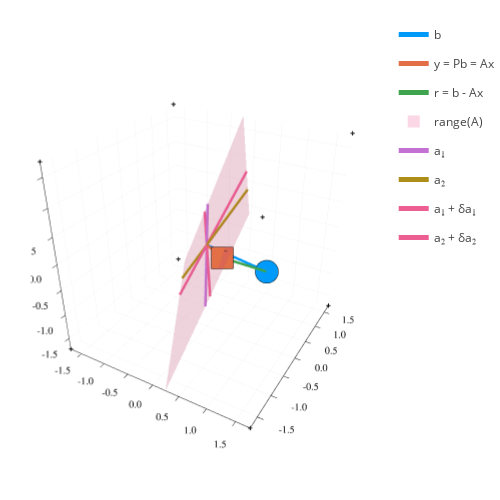

The cell this chart's notebook holds for it:
### Code cell
A = randn(3,2); b = randn(3)
p = plot_ls_diagram(A, b)
y = A*(A \ b)
scale = maximum(abs.([b y]))
plot!(p, size=(500,500))
θ = 0.2
Ã = A * [[cos(θ), sin(θ)] [-sin(θ), cos(θ)]]
ã₁ = Ã[:,1]
a1max = maximum(abs.(ã₁))
ã₁ .*= 1.1 * scale / a1max
ã₂ = Ã[:,2]
a2max = maximum(abs.(ã₂))
ã₂ .*= 1.1 * scale / a2max
plot!(p,[-ã₁[1], ã₁[1]]
    , [-ã₁[2], ã₁[2]]
    , [-ã₁[3], ã₁[3]]
    , l=5
    , c=7
    , label="a₁ + δa₁"
    )
plot!(p,[-ã₂[1], ã₂[1]]
    , [-ã₂[2], ã₂[2]]
    , [-ã₂[3], ã₂[3]]
    , l=5
    , c=7
    , label="a₂ + δa₂"
    )

### Figure 1 — Plotly figure (JSON) as saved in the notebook; plotly's stock layout.template omitted (floating-point values rounded to 4 significant figures)
{"data": [{"colorbar": {"title": ""}, "hoverinfo": "text", "legendgroup": "b", "line": {"color": "rgba(0, 154, 250, 1.000)", "dash": "solid", "shape": "linear", "width": 5}, "mode": "lines", "name": "b", "scene": "scene", "showlegend": true, "text": ["b:<br>+1.59<br>-1.14<br>+0.61", "b:<br>+1.59<br>-1.14<br>+0.61"], "type": "scatter3d", "x": [0, 1.585], "xaxis": "x", "y": [0, -1.137], "yaxis": "y", "z": [0, 0.6111], "zaxis": "z", "zmax": null, "zmin": null}, {"colorbar": {"title": ""}, "legendgroup": "", "line": {"color": "rgba(0, 154, 250, 1.000)", "dash": "solid", "shape": "linear", "width": 5}, "marker": {"color": "rgba(0, 154, 250, 1.000)", "line": {"color": "rgba(0, 0, 0, 1.000)", "width": 1}, "size": 8, "symbol": "octagon"}, "mode": "lines+markers", "name": "", "scene": "scene", "showlegend": false, "type": "scatter3d", "x": [1.585], "xaxis": "x", "y": [-1.137], "yaxis": "y", "z": [0.6111], "zaxis": "z", "zmax": null, "zmin": null}, {"colorbar": {"title": ""}, "legendgroup": "", "marker": {"color": "rgba(62, 164, 78, 1.000)", "line": {"color": "rgba(0, 0, 0, 1.000)", "width": 1}, "size": 2, "symbol": "cross"}, "mode": "markers", "name": "", "scene": "scene", "showlegend": false, "type": "scatter3d", "x": [-1.744, 1.744, -1.744, 1.744, -1.744, 1.744, -1.744, 1.744], "xaxis": "x", "y": [-1.744, -1.744, 1.744, 1.744, -1.744, -1.744, 1.744, 1.744], "yaxis": "y", "z": [-1.744, -1.744, -1.744, -1.744, 1.744, 1.744, 1.744, 1.744], "zaxis": "z", "zmax": null, "zmin": null}, {"colorbar": {"title": ""}, "hoverinfo": "text", "legendgroup": "y = Pb = Ax", "line": {"color": "rgba(227, 111, 71, 1.000)", "dash": "solid", "shape": "linear", "width": 5}, "mode": "lines", "name": "y = Pb = Ax", "scene": "scene", "showlegend": true, "text": ["x:<br>+0.83<br>+0.96<br>y:<br>+1.05<br>-1.42<br>+0.81", "x:<br>+0.83<br>+0.96<br>y:<br>+1.05<br>-1.42<br>+0.81"], "type": "scatter3d", "x": [0, 1.051], "xaxis": "x", "y": [0, -1.417], "yaxis": "y", "z": [0, 0.8145], "zaxis": "z", "zmax": null, "zmin": null}, {"colorbar": {"title": ""}, "legendgroup": "", "line": {"color": "rgba(227, 111, 71, 1.000)", "dash": "solid", "shape": "linear", "width": 5}, "marker": {"color": "rgba(227, 111, 71, 1.000)", "line": {"color": "rgba(0, 0, 0, 1.000)", "width": 1}, "size": 8, "symbol": "square"}, "mode": "lines+markers", "name": "", "scene": "scene", "showlegend": false, "type": "scatter3d", "x": [1.051], "xaxis": "x", "y": [-1.417], "yaxis": "y", "z": [0.8145], "zaxis": "z", "zmax": null, "zmin": null}, {"colorbar": {"title": ""}, "hoverinfo": "text", "legendgroup": "r = b - Ax", "line": {"color": "rgba(62, 164, 78, 1.000)", "dash": "solid", "shape": "linear", "width": 5}, "mode": "lines", "name": "r = b - Ax", "scene": "scene", "showlegend": true, "text": ["r:<br>+0.53<br>+0.28<br>-0.20", "r:<br>+0.53<br>+0.28<br>-0.20"], "type": "scatter3d", "x": [1.051, 1.585], "xaxis": "x", "y": [-1.417, -1.137], "yaxis": "y", "z": [0.8145, 0.6111], "zaxis": "z", "zmax": null, "zmin": null}, {"color": "rgba(237, 94, 147, 0.500)", "colorbar": {"title": ""}, "colorscale": [[0, "rgba(237, 94, 147, 0.500)"], [1, "rgba(237, 94, 147, 0.500)"]], "hoverinfo": "none", "name": "range(A)", "opacity": 0.5, "scene": "scene", "showlegend": true, "showscale": false, "type": "mesh3d", "x": [0.2483, -1.575, 1.575, -0.2483], "xaxis": "x", "y": [-1.744, 1.744, -1.744, 1.744], "yaxis": "y", "z": [-1.744, -1.744, 1.744, 1.744], "zaxis": "z", "zmax": null, "zmin": null}, {"colorbar": {"title": ""}, "hoverinfo": "text", "legendgroup": "a₁", "line": {"color": "rgba(195, 113, 210, 1.000)", "dash": "solid", "shape": "linear", "width": 5}, "mode": "lines", "name": "a₁", "scene": "scene", "showlegend": true, "text": ["a₁:<br>+0.65<br>-1.16<br>+0.13", "a₁:<br>+0.65<br>-1.16<br>+0.13"], "type": "scatter3d", "x": [-0.9846, 0.9846], "xaxis": "x", "y": [1.744, -1.744], "yaxis": "y", "z": [-0.1917, 0.1917], "zaxis": "z", "zmax": null, "zmin": null}, {"colorbar": {"title": ""}, "hoverinfo": "text", "legendgroup": "a₂", "line": {"color": "rgba(172, 142, 24, 1.000)", "dash": "solid", "shape": "linear", "width": 5}, "mode": "lines", "name": "a₂", "scene": "scene", "showlegend": true, "text": ["a₂:<br>+0.53<br>-0.48<br>+0.74", "a₂:<br>+0.53<br>-0.48<br>+0.74"], "type": "scatter3d", "x": [-1.253, 1.253], "xaxis": "x", "y": [1.128, -1.128], "yaxis": "y", "z": [-1.744, 1.744], "zaxis": "z", "zmax": null, "zmin": null}, {"colorbar": {"title": ""}, "legendgroup": "", "line": {"color": "rgba(0, 0, 0, 1.000)", "dash": "solid", "shape": "linear", "width": 1}, "mode": "lines", "name": "", "scene": "scene", "showlegend": false, "type": "scatter3d", "x": [0.9965, 1.081, 1.135], "xaxis": "x", "y": [-1.344, -1.3, -1.373], "yaxis": "y", "z": [0.7726, 0.7406, 0.7826], "zaxis": "z", "zmax": null, "zmin": null}, {"colorbar": {"title": ""}, "legendgroup": "", "line": {"color": "rgba(0, 0, 0, 1.000)", "dash": "solid", "shape": "linear", "width": 1}, "mode": "lines", "name": "", "scene": "scene", "showlegend": false, "type": "scatter3d", "x": [1.056, 1.139, 1.135], "xaxis": "x", "y": [-1.364, -1.321, -1.373], "yaxis": "y", "z": [0.8995, 0.8675, 0.7826], "zaxis": "z", "zmax": null, "zmin": null}, {"colorbar": {"title": ""}, "legendgroup": "a₁ + δa₁", "line": {"color": "rgba(237, 94, 147, 1.000)", "dash": "solid", "shape": "linear", "width": 5}, "mode": "lines", "name": "a₁ + δa₁", "scene": "scene", "showlegend": true, "type": "scatter3d", "x": [-1.058, 1.058], "xaxis": "x", "y": [1.744, -1.744], "yaxis": "y", "z": [-0.3848, 0.3848], "zaxis": "z", "zmax": null, "zmin": null}, {"colorbar": {"title": ""}, "legendgroup": "a₂ + δa₂", "line": {"color": "rgba(237, 94, 147, 1.000)", "dash": "solid", "shape": "linear", "width": 5}, "mode": "lines", "name": "a₂ + δa₂", "scene": "scene", "showlegend": true, "type": "scatter3d", "x": [-0.9738, 0.9738], "xaxis": "x", "y": [0.5937, -0.5937], "yaxis": "y", "z": [-1.744, 1.744], "zaxis": "z", "zmax": null, "zmin": null}], "layout": {"annotations": [], "height": 500, "legend_position": {"bgcolor": "rgba(255, 255, 255, 1.000)", "bordercolor": "rgba(0, 0, 0, 1.000)", "borderwidth": 1, "font": {"color": "rgba(0, 0, 0, 1.000)", "family": "sans-serif", "size": 11}, "title": {"font": {"color": "rgba(0, 0, 0, 1.000)", "family": "sans-serif", "size": 15}, "text": ""}, "tracegroupgap": 0, "traceorder": "normal", "x": 1, "xanchor": "auto", "y": 1, "yanchor": "auto"}, "margin": {"b": 20, "l": 0, "r": 0, "t": 20}, "paper_bgcolor": "rgba(255, 255, 255, 1.000)", "plot_bgcolor": "rgba(255, 255, 255, 1.000)", "scene": {"camera": {"eye": {"x": 1.126, "y": -1.95, "z": 1.3}}, "domain": {"x": [0.07899, 0.9921], "y": [0.0301, 0.9921]}, "xaxis": {"gridcolor": "rgba(0, 0, 0, 0.100)", "gridwidth": 0.5, "linecolor": "rgba(0, 0, 0, 1.000)", "mirror": false, "range": [-1.744, 1.744], "showgrid": true, "showline": true, "showticklabels": true, "tickangle": 0, "tickcolor": "rgb(0, 0, 0)", "tickfont": {"color": "rgba(0, 0, 0, 1.000)", "family": "sans-serif", "size": 11}, "tickmode": "array", "ticks": "inside", "ticktext": ["-1.5", "-1.0", "-0.5", "0.0", "0.5", "1.0", "1.5"], "tickvals": [-1.5, -1, -0.5, 0, 0.5, 1, 1.5], "title": "", "titlefont": {"color": "rgba(0, 0, 0, 1.000)", "family": "sans-serif", "size": 15}, "type": "-", "visible": true, "zeroline": false, "zerolinecolor": "rgba(0, 0, 0, 1.000)"}, "yaxis": {"gridcolor": "rgba(0, 0, 0, 0.100)", "gridwidth": 0.5, "linecolor": "rgba(0, 0, 0, 1.000)", "mirror": false, "range": [-1.744, 1.744], "showgrid": true, "showline": true, "showticklabels": true, "tickangle": 0, "tickcolor": "rgb(0, 0, 0)", "tickfont": {"color": "rgba(0, 0, 0, 1.000)", "family": "sans-serif", "size": 11}, "tickmode": "array", "ticks": "inside", "ticktext": ["-1.5", "-1.0", "-0.5", "0.0", "0.5", "1.0", "1.5"], "tickvals": [-1.5, -1, -0.5, 0, 0.5, 1, 1.5], "title": "", "titlefont": {"color": "rgba(0, 0, 0, 1.000)", "family": "sans-serif", "size": 15}, "type": "-", "visible": true, "zeroline": false, "zerolinecolor": "rgba(0, 0, 0, 1.000)"}, "zaxis": {"gridcolor": "rgba(0, 0, 0, 0.100)", "gridwidth": 0.5, "linecolor": "rgba(0, 0, 0, 1.000)", "mirror": false, "range": [-1.744, 1.744], "showgrid": true, "showline": true, "showticklabels": true, "tickangle": 0, "tickcolor": "rgb(0, 0, 0)", "tickfont": {"color": "rgba(0, 0, 0, 1.000)", "family": "sans-serif", "size": 11}, "tickmode": "array", "ticks": "inside", "ticktext": ["-1.5", "-1.0", "-0.5", "0.0", "0.5", "1.0", "1.5"], "tickvals": [-1.5, -1, -0.5, 0, 0.5, 1, 1.5], "title": "", "titlefont": {"color": "rgba(0, 0, 0, 1.000)", "family": "sans-serif", "size": 15}, "type": "-", "visible": true, "zeroline": false, "zerolinecolor": "rgba(0, 0, 0, 1.000)"}}, "showlegend": true, "width": 500}}
